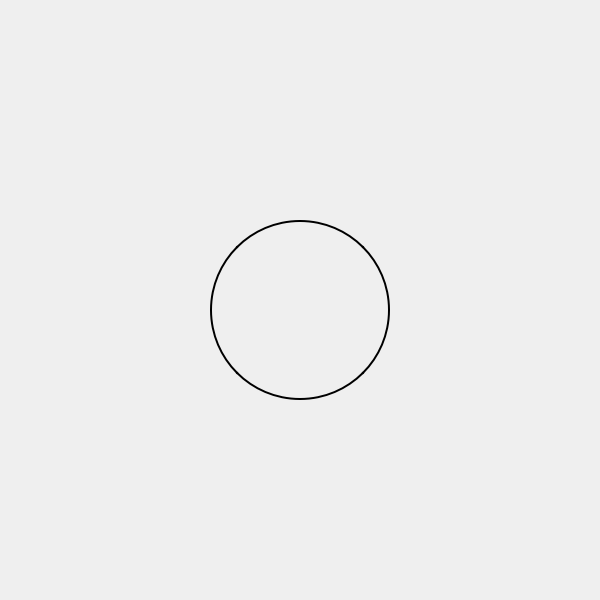
<?xml version="1.0" encoding="UTF-8"?>
<ui version="4.0">
 <class>Flash</class>
 <widget class="QMainWindow" name="Flash">
  <property name="geometry">
   <rect>
    <x>0</x>
    <y>0</y>
    <width>600</width>
    <height>600</height>
   </rect>
  </property>
  <property name="windowTitle">
   <string>启动界面</string>
  </property>
  <property name="styleSheet">
   <string notr="true">QPushButton{
	border:2px solid black;
	border-image: url(:/res/flash/start.jpg);
}</string>
  </property>
  <widget class="QWidget" name="centralwidget">
   <widget class="QLabel" name="label">
    <property name="geometry">
     <rect>
      <x>0</x>
      <y>0</y>
      <width>600</width>
      <height>600</height>
     </rect>
    </property>
    <property name="text">
     <string/>
    </property>
   </widget>
   <widget class="QPushButton" name="pushButton">
    <property name="geometry">
     <rect>
      <x>210</x>
      <y>220</y>
      <width>180</width>
      <height>180</height>
     </rect>
    </property>
    <property name="font">
     <font>
      <pointsize>20</pointsize>
     </font>
    </property>
    <property name="styleSheet">
     <string notr="true">border-radius:90px;</string>
    </property>
    <property name="text">
     <string/>
    </property>
   </widget>
  </widget>
 </widget>
 <resources/>
 <connections/>
</ui>
